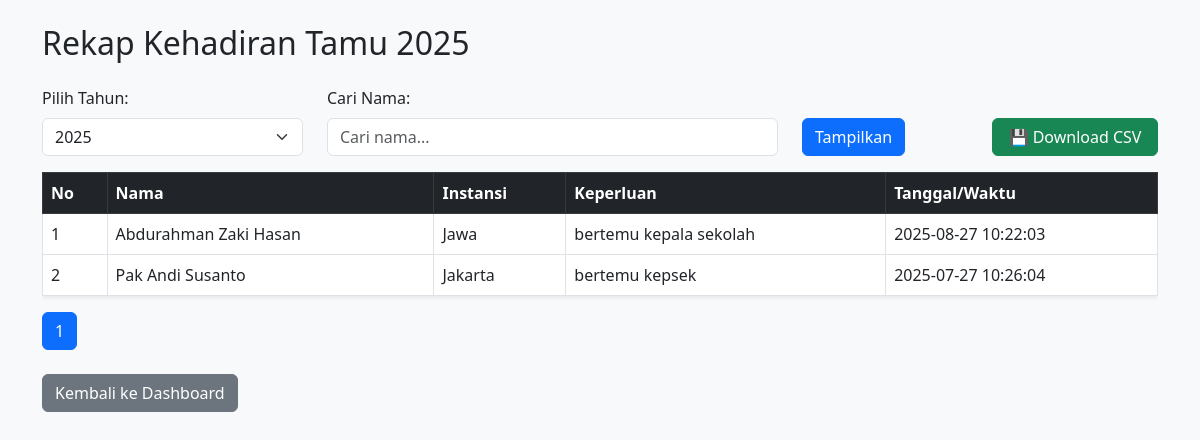
The page /tamu/kehadiran.php on the database its author committed.
### tables this page shows
CREATE TABLE `tamu` (
  `id_tamu` int(11) NOT NULL,
  `nama` varchar(100) DEFAULT NULL,
  `instansi` varchar(100) DEFAULT NULL,
  `keperluan` text,
  `tanggal` datetime NOT NULL DEFAULT CURRENT_TIMESTAMP
);

### tamu/kehadiran.php (the view, shortened to what this page needs)
<?php
include '../koneksi.php';
$tahun_filter = isset($_GET['tahun']) ? (int)$_GET['tahun'] : date("Y");
$search = isset($_GET['search']) ? mysqli_real_escape_string($conn, $_GET['search']) : '';
$limit = 10;
$page = isset($_GET['page']) ? (int)$_GET['page'] : 1;
$offset = ($page - 1) * $limit;
$sql_count = "SELECT COUNT(*) as total FROM tamu WHERE YEAR(`tanggal`) = $tahun_filter";
$result_count = mysqli_query($conn, $sql_count);
$row_count = mysqli_fetch_assoc($result_count);
$total_data = $row_count['total'];
$total_pages = ceil($total_data / $limit);
$sql_data = "SELECT * FROM tamu WHERE YEAR(`tanggal`) = $tahun_filter";
$sql_data .= " ORDER BY `tanggal` DESC LIMIT $limit OFFSET $offset";
$result_data = mysqli_query($conn, $sql_data);
?>
<!DOCTYPE html>
<html lang="id">
<head>
    <link href="https://cdn.jsdelivr.net/npm/bootstrap@5.3.0/dist/css/bootstrap.min.css" rel="stylesheet">
</head>
<body class="bg-light">
<div class="container py-4">
    <h2 class="mb-4">Rekap Kehadiran Tamu <?= $tahun_filter ?></h2>
    <form method="get" class="row mb-3">
        <div class="col-md-3">
            <label for="tahun" class="form-label">Pilih Tahun:</label>
            <select name="tahun" id="tahun" class="form-select" onchange="this.form.submit()">
                <?php for ($tahun = 2000; $tahun <= date("Y"); $tahun++): ?>
                <option value="<?= $tahun ?>" <?= $tahun == $tahun_filter ? 'selected' : '' ?>><?= $tahun ?></option>
                <?php endfor; ?>
            </select>
        </div>
        <div class="col-md-5">
            <label for="search" class="form-label">Cari Nama:</label>
            <input type="text" name="search" id="search" value="<?= htmlspecialchars($search) ?>" class="form-control" placeholder="Cari nama...">
        </div>
        <div class="col-md-2 d-flex align-items-end">
            <button type="submit" class="btn btn-primary">Tampilkan</button>
        </div>
        <div class="col-md-2 d-flex align-items-end">
            <a href="?tahun=<?= $tahun_filter ?>&search=<?= urlencode($search) ?>&download=csv" class="btn btn-success w-100">
                &#128190; Download CSV
            </a>
        </div>
    </form>
    <div class="table-responsive">
        <table class="table table-bordered bg-white shadow-sm">
            <thead class="table-dark">
                <tr>
                    <th>No</th>
                    <th>Nama</th>
                    <th>Instansi</th>
                    <th>Keperluan</th>
                    <th>Tanggal/Waktu</th>
                </tr>
            </thead>
            <tbody>
            <?php if (mysqli_num_rows($result_data) > 0): ?>
                <?php $no = $offset + 1; ?>
                <?php while ($row = mysqli_fetch_assoc($result_data)): ?>
                <tr>
                    <td><?= $no++ ?></td>
                    <td><?= htmlspecialchars($row['nama']) ?></td>
                    <td><?= htmlspecialchars($row['instansi']) ?></td>
                    <td><?= htmlspecialchars($row['keperluan']) ?></td>
                    <td><?= $row['tanggal'] ?></td>
                </tr>
                <?php endwhile; ?>
            <?php else: ?>
                <tr>
                    <td colspan="5" class="text-center">Data tidak ditemukan.</td>
                </tr>
            <?php endif; ?>
            </tbody>
        </table>
    </div>
    <nav>
        <ul class="pagination">
            <?php for ($p = 1; $p <= $total_pages; $p++): ?>
            <li class="page-item <?= $p == $page ? 'active' : '' ?>">
                <a class="page-link" href="?tahun=<?= $tahun_filter ?>&search=<?= urlencode($search) ?>&page=<?= $p ?>">
                    <?= $p ?>
                </a>
            </li>
            <?php endfor; ?>
        </ul>
    </nav>
    <div class="mt-4">
        <a href="../admin/dashboard.php" class="btn btn-secondary">Kembali ke Dashboard</a>
    </div>
</div>
<br>
<br>
<br>
</body>
</html>

### rows shown on the page
tamu: nama "Abdurahman Zaki Hasan", instansi "Jawa", keperluan "bertemu kepala sekolah", tanggal "2025-08-27 10:22:03"
tamu: nama "Pak Andi Susanto", instansi "Jakarta", keperluan "bertemu kepsek", tanggal "2025-07-27 10:26:04"

### other values the page prints
$tahun_filter "2025"
form field tahun "2025"
